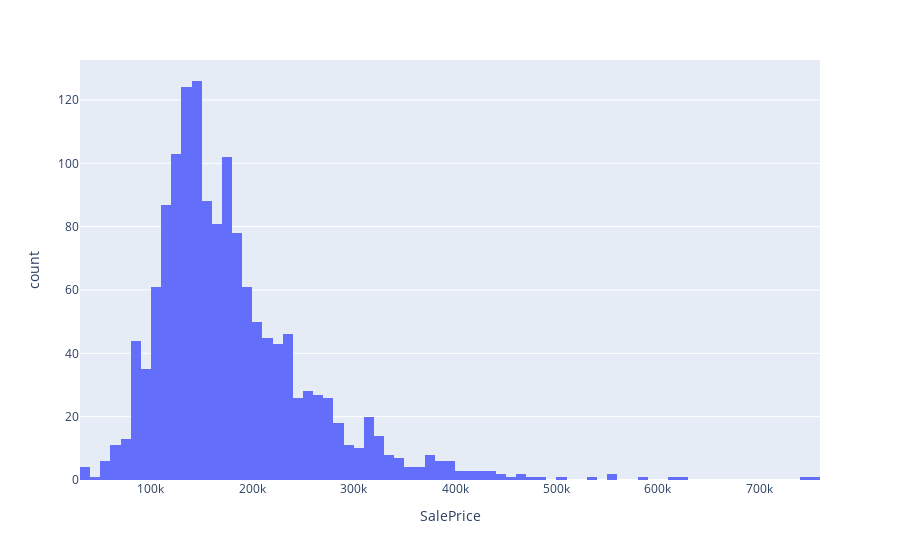

Notebook source saved alongside this figure:
### Code cell
prices = px.histogram(df_train, x="SalePrice", title="Occurrences of Given Sale Prices")
prices.show()

### Figure 1 — Plotly figure (JSON) as saved in the notebook; plotly's stock layout.template omitted (floating-point values rounded to 4 significant figures; data arrays with more than 128 entries replaced by an {"elided": "..."} marker saying what was removed)
{"data": [{"alignmentgroup": "True", "bingroup": "x", "hovertemplate": "SalePrice=%{x}<br>count=%{y}<extra></extra>", "legendgroup": "", "marker": {"color": "#636efa", "pattern": {"shape": ""}}, "name": "", "offsetgroup": "", "orientation": "v", "showlegend": false, "type": "histogram", "x": {"elided": "1460 int values"}, "xaxis": "x", "yaxis": "y"}], "layout": {"barmode": "relative", "legend": {"tracegroupgap": 0}, "margin": {"t": 60}, "xaxis": {"anchor": "y", "domain": [0, 1], "title": {"text": "SalePrice"}}, "yaxis": {"anchor": "x", "domain": [0, 1], "title": {"text": "count"}}}}
